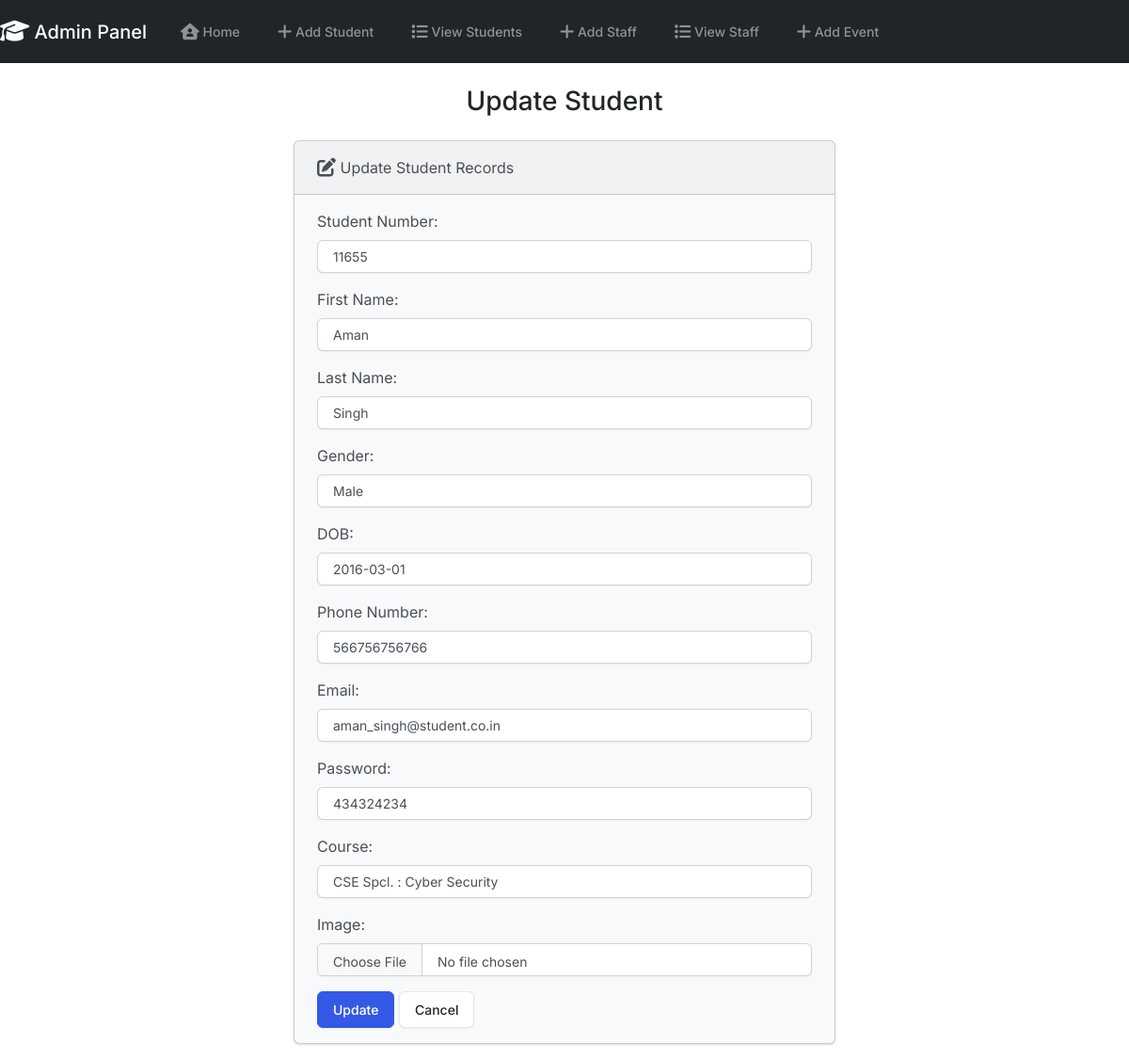
The app's page /edit_student/4/ with its own data.
### main_app/models.py (models this page shows, shortened)
class student_registration(models.Model):
    student_number= models.PositiveIntegerField()
    first_name = models.CharField(max_length=100)
    last_name = models.CharField(max_length=100)
    gender= models.CharField(max_length=100,null=True,blank=True)
    date_of_birth = models.CharField(max_length=1000, null=True)
    phone = models.CharField(max_length=100)
    email = models.EmailField(max_length=100)
    password = models.CharField(max_length=100)
    course = models.CharField(max_length=100,null=True,blank=True)
    date = models.DateField()
    image = models.ImageField(upload_to='images/',null=True,blank=True)

### main_app/views.py (the view)
# urls.py: path('edit_student/<int:id>/', views.student_edit, name='student_edit'),
def student_edit(request, id):
    if request.method == "POST":
       student = student_registration.objects.get(pk=id)
       form = StudentForm(request.POST, instance=student)
       if form.is_valid():
        form.save()
        return render(request, 'edit_student.html', {
            'form': form,
            'success': True
        })
    else:
        student = student_registration.objects.get(pk=id)
        form = StudentForm(instance=student)
    return render(request, 'edit_student.html',{
        'form':form
    })

### templates/edit_student.html (shortened to what this page needs)
{% extends 'base.html' %}
{% block body %}
  <h3 class="text-center m-4">Update Student</h3>
  {% if success %}
    <div class="alert alert-success" role="alert">
      The student updated successfully.
      <a href="{% url 'home' %}" class="alert-link">Go to Home Page.</a>
    </div>
  {% else %}
    <div class="row justify-content-center">
      <div class="col-6">
        <div class="card bg-light mb-3">
          <div class="card-header">
            <i class="fa-solid fa-pen-to-square fa-lg"></i> Update Student Records
          </div>
          <div class="card-body">
            <form action="" method="POST">
              {{ form.as_p }}
              <button type="submit" class="btn btn-primary">Update</button>
              <a href="{% url 'home' %}" class="btn btn-secondary">Cancel</a>
            </form>
          </div>
        </div>
      </div>
    </div>
  {% endif %}
  {% endblock body %}

### records on screen
student_registration: student_number "11655", first_name "Aman", last_name "Singh", gender "Male", date_of_birth "2016-03-01", phone "566756756766", email "aman_singh@student.co.in", password "434324234", course "CSE Spcl. : Cyber Security"
